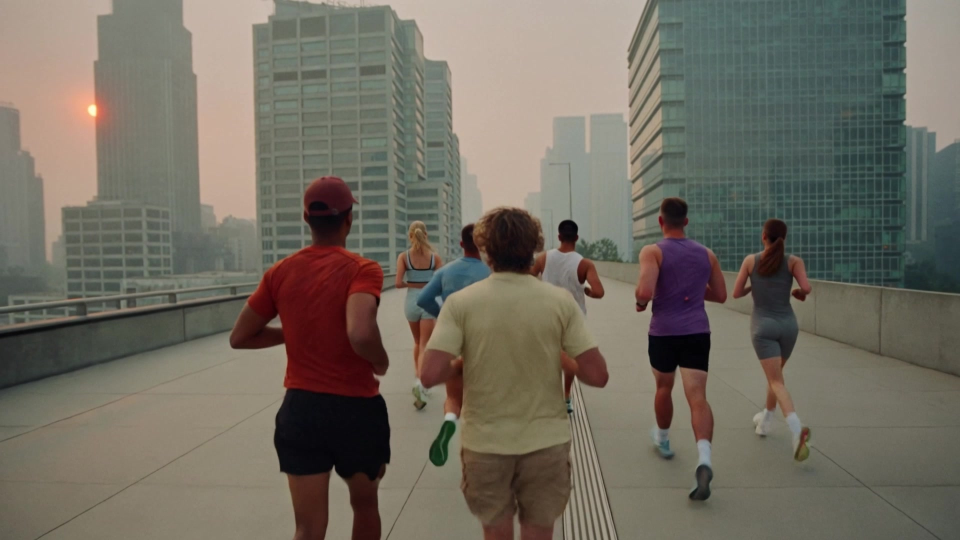
#> input picture assets/run-on-invest/charte-v3/source/photo-defense-peloton-16x9.jpg, 1920 x 1080 px (shown at 1/2 size)
$ python -i roi-charte.py   (imports and definitions only)
#> lines starting #> are read from the running program, lines starting #| are printed output that depends on the picture
#!/usr/bin/env python3
"""Run on Investment (R.O.I.) : kit de marque de la charte V3.

Charte validée en réunion le 19/11/2026, logo déposé à l'INPI (marque figurative avec
« RUN ON INVESTMENT » sous les lettres, version du 23/11/2026). Elle remplace le kit V2.1
du 03/08/2026 : mêmes lettres, une seule typographie (Archivo), le Terracotta à la place
de l'orange Blaze, des photos en noir et blanc.

Tout part des deux fichiers officiels de `assets/run-on-invest/charte-v3/source/` :
  * `ROI_logo_3points_NB.svg` : le logo vectoriel (R, piste, I, trois points) ;
  * `ROI_logo_depose_INPI.jpg` : la version déposée, avec le nom déplié dessous.
On ne redessine jamais le logo à la main : on recolore ces deux sources.

    python3 scripts/roi-charte.py            # régénère tout le kit dans charte-v3/
    python3 scripts/roi-charte.py --verifier # contrôle seulement les sources

Sorties (dossier `assets/run-on-invest/charte-v3/`) :
  logos/      logo seul et logo déposé, en Encre, Craie et Terracotta (PNG transparents,
              et SVG pour le logo seul), plus le symbole de la piste
  avatars/    photo de profil Instagram et LinkedIn (le symbole dans un rond)
  bannieres/  LinkedIn page entreprise et profil personnel
  gabarits/   Instagram feed 4:5 et story 9:16, LinkedIn post 4:5 et carré, couvertures des
              stories à la une ; les trois familles de la charte (Terracotta, Encre, photo voilée)
"""
import re
import sys
from pathlib import Path

from PIL import Image, ImageDraw, ImageFilter, ImageFont, ImageOps

RACINE = Path(__file__).resolve().parent.parent
KIT = RACINE / "assets" / "run-on-invest" / "charte-v3"
SRC = KIT / "source"
POLICES = RACINE / "fonts" / "archivo"

# Couleurs de la charte V3 (section 03). Le Terracotta clair ne sert que sur fond Encre ou
# sur photo voilée. Jamais de texte Encre sur Terracotta.
TERRACOTTA = (181, 65, 43)        # #B5412B · 50 %
TERRACOTTA_CLAIR = (217, 87, 60)  # #D9573C
ENCRE = (17, 17, 17)              # #111111 · 30 %
CRAIE = (239, 237, 232)           # #EFEDE8 · 15 %
BETON = (140, 135, 126)           # #8C877E · 5 %
COULEURS = {"encre": ENCRE, "craie": CRAIE, "terracotta": TERRACOTTA}

# Une seule typographie : Archivo (section 04).
TITRE = POLICES / "Archivo_Expanded-Black.ttf"   # titres, capitales, interlettrage -3,5 %
TEXTE = POLICES / "Archivo-Medium.ttf"           # texte, 400 et 500
REPERE = POLICES / "Archivo-SemiBold.ttf"        # repères, 600, petites capitales espacées

VIEWBOX_W, VIEWBOX_H = 2823, 688   # boîte du dessin dans le SVG officiel (sans la marge)


# ---------------------------------------------------------------- le logo officiel

# [90 lines left out: functions _chemin, masque_logo, masque_piste, masque_depose, colorer, svg_colore, not called in this run]


# ---------------------------------------------------------------- typographie

def police(chemin, taille):
    return ImageFont.truetype(str(chemin), int(taille))


def largeur(txt, f, track):
    return sum(f.getlength(c) for c in txt) + track * (len(txt) - 1)


# [24 lines left out: functions ecrire, titre, not called in this run]


def repere(d, x, y, txt, fill, taille, ancre="l"):
    """Repères : Archivo 600, capitales espacées (horaires, distances, lieux)."""
    return ecrire(d, x, y, txt.upper(), police(REPERE, taille), fill, 0.22 * taille, ancre)


def texte(d, x, y, txt, fill, taille, ancre="l"):
    return ecrire(d, x, y, txt, police(TEXTE, taille), fill, 0, ancre)


def grain(img, force=18):
    """Grain de la charte : bruit gaussien léger, le même sur les trois canaux."""
    from PIL import ImageChops
    bruit = Image.effect_noise(img.size, force).convert("L")
    base = img.convert("RGB")
    return Image.merge("RGB", [ImageChops.add(c, bruit, 1, -128) for c in base.split()])


# [6 lines left out: function photo_nb, not called in this run]


def voile(img, force=0.5):
    return Image.blend(img, Image.new("RGB", img.size, ENCRE), force)


# [22 lines left out: functions couloir, coin, not called in this run]


def pied(img, couleur, marge, txt="WE RUN. WE TALK. WE INVEST."):
    d = ImageDraw.Draw(img)
    repere(d, marge, img.height - marge, txt, couleur, 22)


# ---------------------------------------------------------------- le kit

# [84 lines left out: functions kit, verifier, not called in this run]


# [6 lines not run here, left out]

>>> from PIL import Image
>>> picture = Image.open('../assets/run-on-invest/charte-v3/source/photo-defense-peloton-16x9.jpg')
#> picture is the input picture: PIL image 1920x1080 RGB; mean R, G, B 113, 107.7, 96.6
>>> result = grain(picture)
#> in grain, `bruit = Image.effect_noise(img.size, force).convert("L")`:
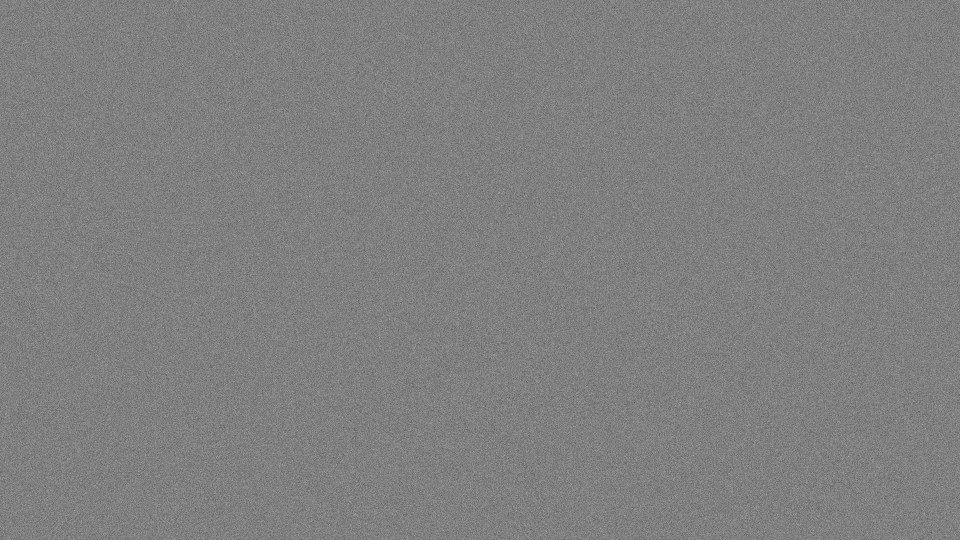
#> bruit: PIL image 1920x1080 L (shown at 1/2 size); min 32, max 212, mean 127.5
